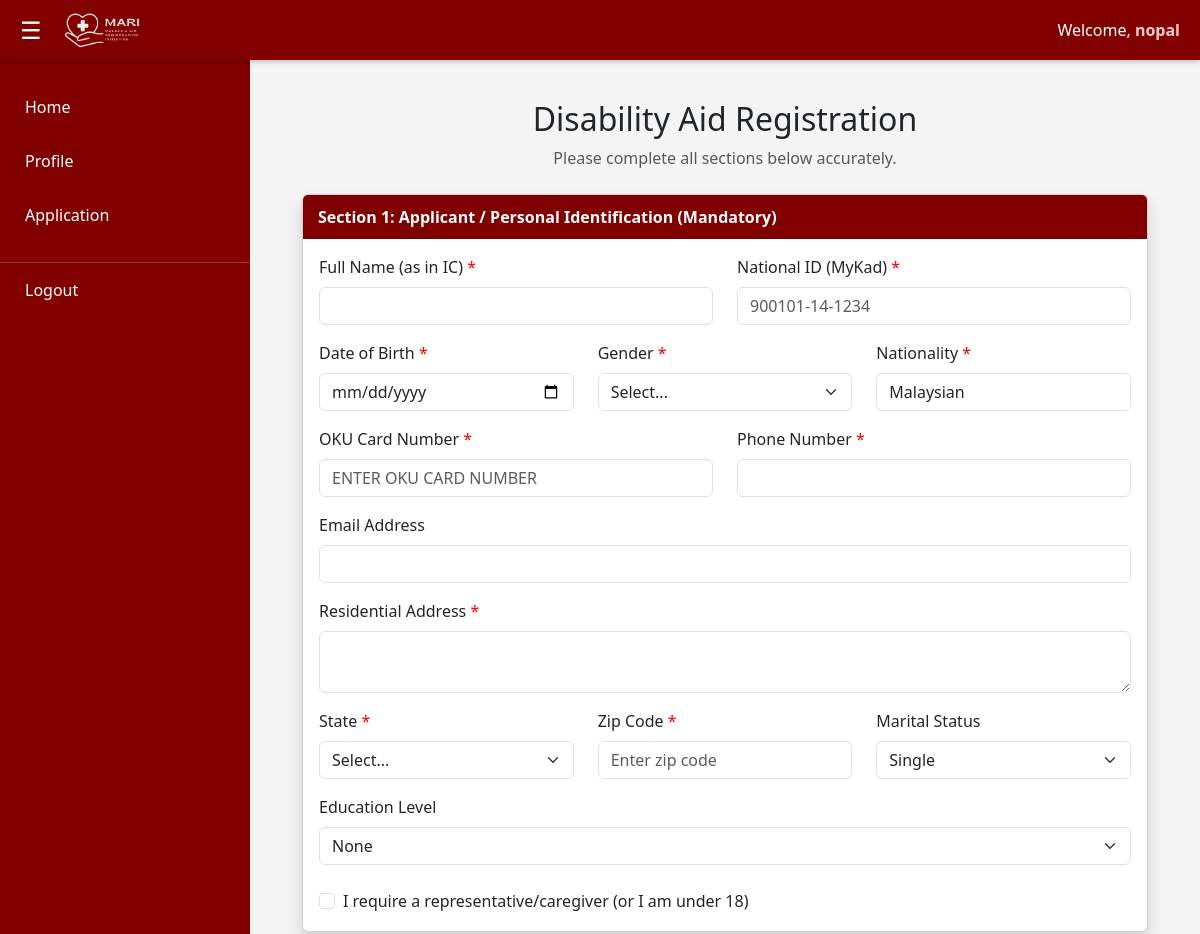
The app's page /application_form.php (signed in, upper part), older data.
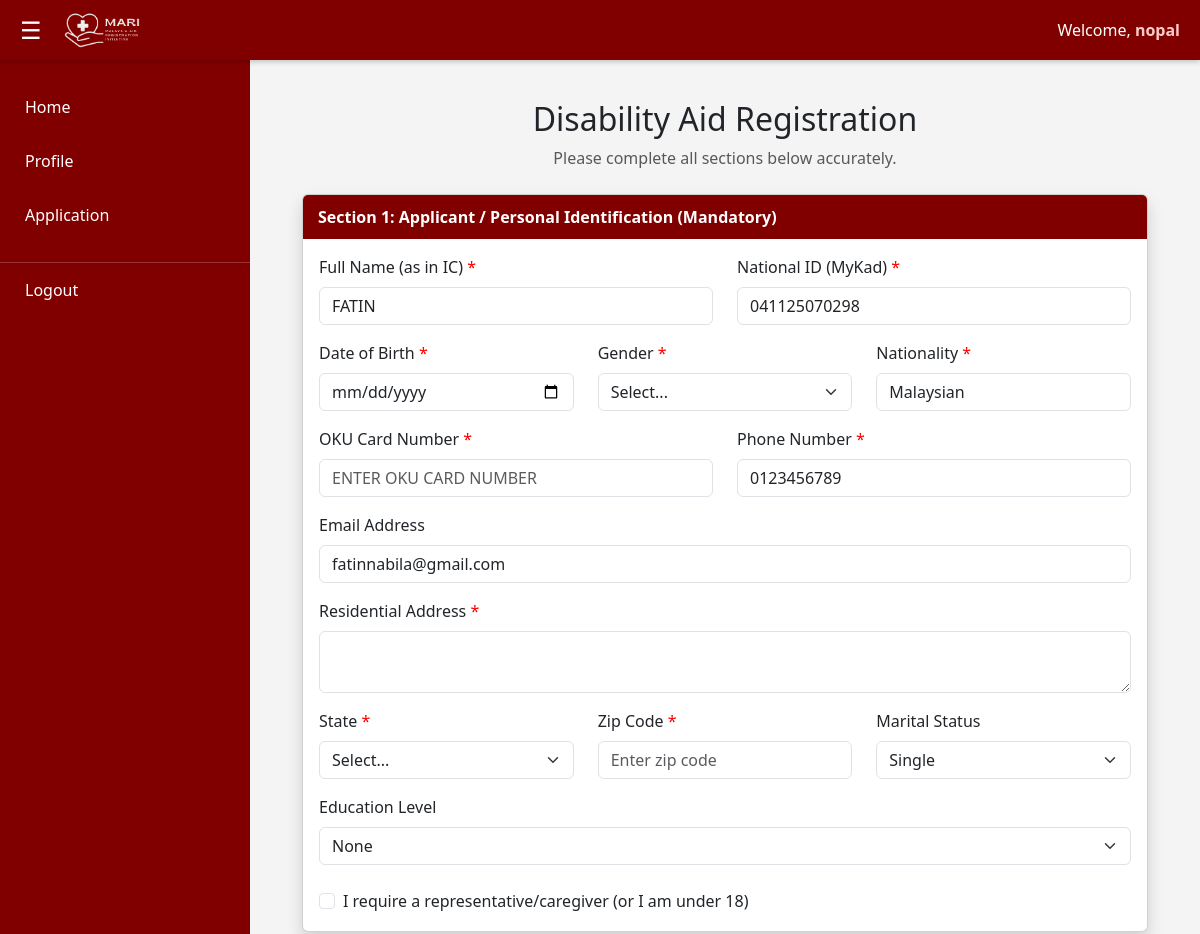
The same page, newer data.
### tables this page shows
CREATE TABLE `users` (
  `user_id` int NOT NULL,
  `full_name` varchar(255) NOT NULL,
  `ic_number` varchar(20) NOT NULL,
  `email` varchar(255) NOT NULL,
  `phone_number` varchar(20) NOT NULL,
  `address` text,
  `state` varchar(50) DEFAULT NULL,
  `zip_code` varchar(10) DEFAULT NULL,
  `username` varchar(100) NOT NULL,
  `password` varchar(255) NOT NULL,
  `profile_picture` varchar(255) DEFAULT NULL,
  `oku_number` varchar(50) DEFAULT NULL,
  `created_at` timestamp NULL DEFAULT CURRENT_TIMESTAMP,
  `updated_at` timestamp NULL DEFAULT CURRENT_TIMESTAMP ON UPDATE CURRENT_TIMESTAMP
);

### application_form.php (the view, shortened to what this page needs)
<?php
$username = isset($_SESSION['username']) ? $_SESSION['username'] : "Guest";
include "db_conn.php";
$user_id = $_SESSION['user_id'];
$sql = "SELECT * FROM users WHERE user_id = '$user_id'";
$result = mysqli_query($conn, $sql);
if (mysqli_num_rows($result) > 0) {
    $user_data = mysqli_fetch_assoc($result);
} else {
    $user_data = [
        'full_name' => '',
        'ic_number' => '',
        'email' => '',
        'phone_number' => '',
        'address' => '',
        'state' => '',
        'zip_code' => '',
        'oku_number' => ''
    ];
}
?>
<!DOCTYPE html>
<html lang="en">
<head>
    <link href="https://cdn.jsdelivr.net/npm/bootstrap@5.3.0/dist/css/bootstrap.min.css" rel="stylesheet">
<link rel="stylesheet" href="assets/css/applicationform-styles.css">
</head>
<body>
    <nav class="navbar">
        <div class="nav-left">
            <button class="toggle-btn" onclick="toggleSidebar()">☰</button>
            <a href="home.php" class="logo">
                <img src="images/logo.png" alt="MARI Logo">
            </a>
        </div>
        <div class="nav-right">
            Welcome, <span><?php echo htmlspecialchars($username); ?></span>
        </div>
    </nav>
    <aside class="sidebar" id="sidebar">
        <ul class="sidebar-menu">
            <li><a href="home.php">Home</a></li>
            <li><a href="profile.php">Profile</a></li>
            <li><a href="application.php">Application</a></li>
            <li><a href="index.php" style="margin-top: 20px; border-top: 1px solid rgba(255,255,255,0.2);">Logout</a></li>
        </ul>
    </aside>
    <main class="main-content" id="main-content">
        <div class="container-fluid">
            <div class="text-center mb-4">
                <h2>Disability Aid Registration</h2>
                <p class="text-muted">Please complete all sections below accurately.</p>
            </div>
            <form action="submit_application.php" method="POST" enctype="multipart/form-data">
                <div class="card shadow mb-4">
                    <div class="section-header bg-primary">Section 1: Applicant / Personal Identification (Mandatory)</div>
                    <div class="card-body">
                        <div class="row">
                            <div class="col-md-6 mb-3">
                                <label class="form-label">Full Name (as in IC) <span class="required-asterisk">*</span></label>
                                <input type="text" name="full_name" class="form-control" value="<?php echo htmlspecialchars($user_data['full_name']); ?>" required>
                            </div>
                            <div class="col-md-6 mb-3">
                                <label class="form-label">National ID (MyKad) <span class="required-asterisk">*</span></label>
                                <input type="text" name="nric_number" class="form-control" placeholder="900101-14-1234" value="<?php echo htmlspecialchars($user_data['ic_number']); ?>" required>
                            </div>
                        </div>
                        <div class="row">
                            <div class="col-md-4 mb-3">
                                <label class="form-label">Date of Birth <span class="required-asterisk">*</span></label>
                                <input type="date" name="date_of_birth" id="dob" class="form-control" required onchange="checkAge()">
                            </div>
                            <div class="col-md-4 mb-3">
                                <label class="form-label">Gender <span class="required-asterisk">*</span></label>
                                <select name="gender" class="form-select" required>
                                    <option value="">Select...</option>
                                </select>
                            </div>
                            <div class="col-md-4 mb-3">
                                <label class="form-label">Nationality <span class="required-asterisk">*</span></label>
                                <input type="text" name="nationality" class="form-control" value="Malaysian" required>
                            </div>
                        </div>
                        <div class="row">
                            <div class="col-md-6 mb-3">
                                <label class="form-label">OKU Card Number <span class="required-asterisk">*</span></label>
                                <input type="text" name="oku_number" class="form-control" placeholder="Enter OKU Card Number" value="<?php echo htmlspecialchars($user_data['oku_number'] ?? ''); ?>" required>
                            </div>
                            <div class="col-md-6 mb-3">
                                <label class="form-label">Phone Number <span class="required-asterisk">*</span></label>
                                <input type="text" name="phone_number" class="form-control" value="<?php echo htmlspecialchars($user_data['phone_number']); ?>" required>
                            </div>
                        </div>
                        <div class="row">
                            <div class="col-md-12 mb-3">
                                <label class="form-label">Email Address</label>
                                <input type="email" name="email_address" class="form-control" value="<?php echo htmlspecialchars($user_data['email']); ?>">
                            </div>
                        </div>
                        <div class="mb-3">
                            <label class="form-label">Residential Address <span class="required-asterisk">*</span></label>
                            <textarea name="residental_address" class="form-control" rows="2" required><?php echo htmlspecialchars($user_data['address'] ?? ''); ?></textarea>
                        </div>
                        <div class="row">
                            <div class="col-md-4 mb-3">
                                <label class="form-label">State <span class="required-asterisk">*</span></label>
                                <select name="state" class="form-select" required>
                                    <option value="">Select...</option>
                                </select>
                            </div>
                            <div class="col-md-4 mb-3">
                                <label class="form-label">Zip Code <span class="required-asterisk">*</span></label>
                                <input type="text" name="zip_code" class="form-control" placeholder="Enter zip code" value="<?php echo htmlspecialchars($user_data['zip_code'] ?? ''); ?>" required>
                            </div>
                            <div class="col-md-4 mb-3">
                                <label class="form-label">Marital Status</label>
                                <select name="marital_status" class="form-select">
                                    <option value="Single">Single</option>
                                </select>
                            </div>
                        </div>
                        <div class="row">
                            <div class="col-md-12 mb-3">
                                <label class="form-label">Education Level</label>
                                <select name="education_level" class="form-select">
                                    <option value="None">None</option>
                                </select>
                            </div>
                        </div>
                        <div class="form-check mt-2">
                            <input class="form-check-input" type="checkbox" id="require_rep" onchange="toggleCaregiver()">
                            <label class="form-check-label" for="require_rep">
                                I require a representative/caregiver (or I am under 18)
                            </label>
                        </div>
                    </div>
                </div>
            </form>
        </div>
    </main>
</body>
</html>

### assets/css/applicationform-styles.css (style rules this page uses)
:root { --primary-maroon: #800000; --hover-maroon: #a00000; --light-bg: #f4f4f4; --text-dark: #333; --white: #ffffff; --sidebar-width: 250px; }
* { margin: 0; padding: 0; box-sizing: border-box; font-family: 'Segoe UI', Tahoma, sans-serif; }
body { display: flex; min-height: 100vh; background-color: var(--light-bg); }
.navbar { position: fixed; top: 0; left: 0; right: 0; height: 60px; background-color: var(--primary-maroon); display: flex; justify-content: space-between; align-items: center; padding: 0 20px; box-shadow: 0 2px 5px rgba(0,0,0,0.2); z-index: 1001; color: var(--white); }
.nav-left { display: flex; align-items: center; gap: 15px; }
.logo img { height: 50px; display: block; }
.toggle-btn { background: none; border: none; font-size: 1.5rem; cursor: pointer; color: var(--white); }
.nav-right span { font-weight: bold; color: #ffcccc; }
.sidebar { position: fixed; top: 60px; left: 0; bottom: 0; width: var(--sidebar-width); background-color: var(--primary-maroon); transition: transform 0.3s ease; z-index: 1000; }
.sidebar-menu { list-style: none; padding: 20px 0; }
.sidebar-menu li a { display: block; padding: 15px 25px; color: var(--white); text-decoration: none; transition: 0.2s; }
.main-content { flex-grow: 1; margin-top: 60px; margin-left: var(--sidebar-width); padding: 40px; transition: 0.3s; }
.section-header { color: white; padding: 10px 15px; border-radius: 5px 5px 0 0; font-weight: bold; }
.required-asterisk { color: red; }
.bg-primary { background-color: var(--primary-maroon) !important; }
input[name="full_name"], input[name="residental_address"], input[name="oku_number"] { text-transform: uppercase; }

Row changes from the older to the newer data that the page shows:
added users: full_name "fatin", nric_number "041125070298", phone_number "0123456789", email_address "fatinnabila@gmail.com"
